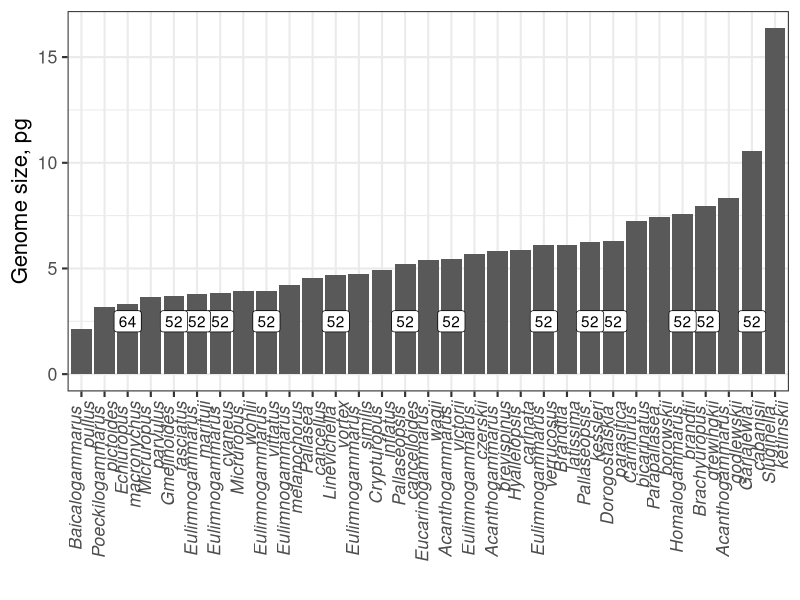

Write the R code that produced this figure.
library(ggplot2)
library(openxlsx)
library(forcats)

gs_kar <- read.xlsx("../../Appendix_tables.xlsx", sheet = 2, rows = 4:60)
gs_kar <- gs_kar[!(is.na(gs_kar$Genome.size.FIAD)), ]

svg(width = 11, height=5)
ggplot(gs_kar, aes(x=fct_reorder(paste(Genus, "\n", Species), Genome.size.FIAD), y=Genome.size.FIAD)) + 
  geom_bar(stat="identity") + 
  xlab("") + ylab("Genome size, pg") + 
  geom_label(aes(y=2.5, label=`2n`)) + 
#  geom_point(aes(y=`2n`), col = "black") + 
#  geom_line(aes(y=`2n`), col = "black") + 
  theme_bw(base_size = 16) + 
  theme(axis.text.x = element_text(angle = 90, face="italic", hjust = 1, vjust=0.5, lineheight = 0.6))
dev.off()
